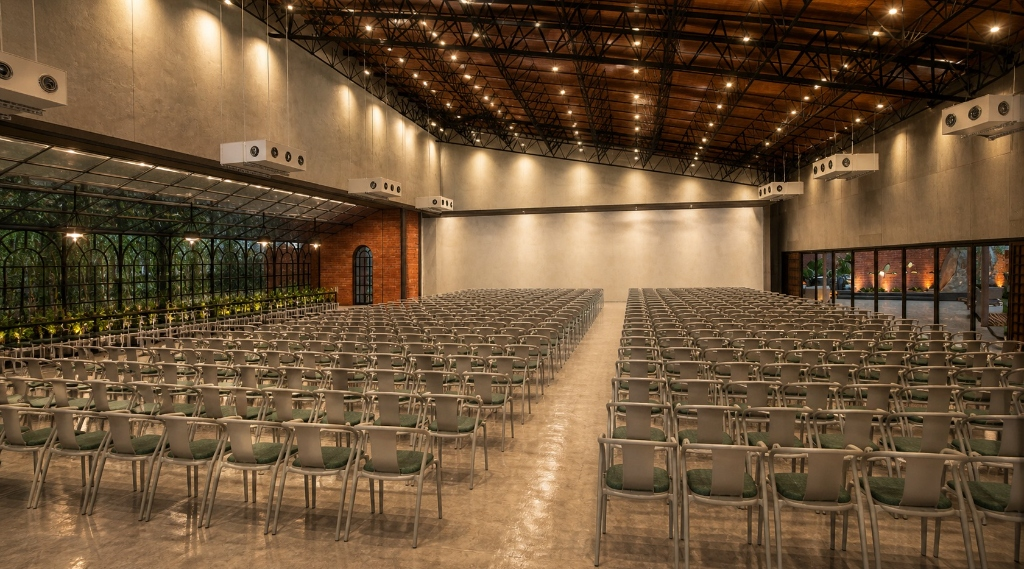
#> input picture veloura-imgs/aurelius_03.jpg, 1024 x 569 px
$ python process_new_aurelius.py veloura-imgs/aurelius_03.jpg veloura-imgs/aurelius_04.jpg
#> lines starting #> are read from the running program, lines starting #| are printed output that depends on the picture
from PIL import Image
import sys

def process(input_path, output_path):
#> called with input_path = 'veloura-imgs/aurelius_03.jpg', output_path = 'veloura-imgs/aurelius_04.jpg'
    img = Image.open(input_path).convert("RGBA")

    gray = img.convert("L")
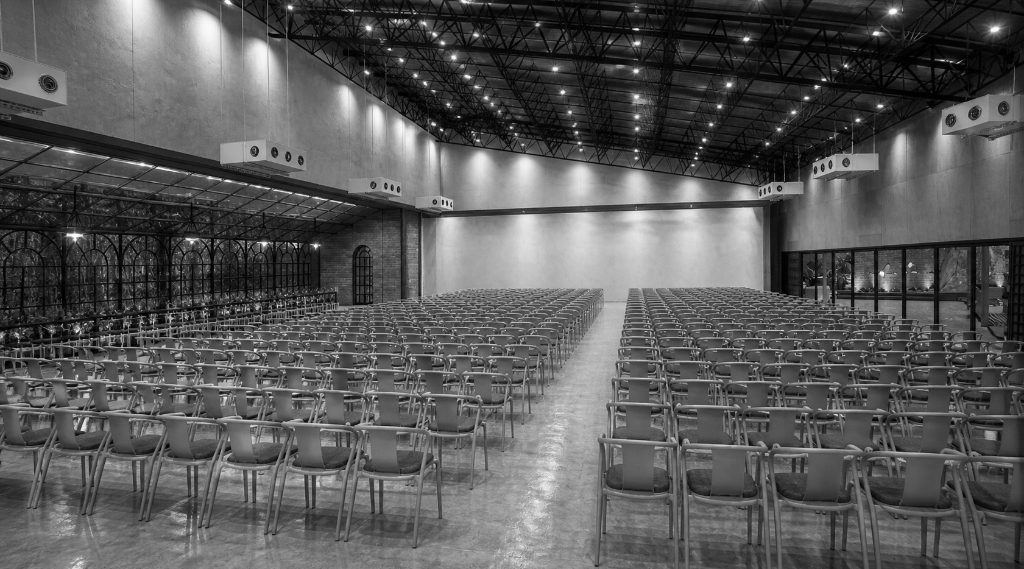
#> gray: PIL image 1024x569 L; min 0, max 254, mean 88
    target_color = (122, 51, 51)

    newData = []
    for p, g in zip(img.getdata(), gray.getdata()):
        orig_alpha = p[3]
        # Very light pixels (white background) become fully transparent
        if g > 230:
            alpha = 0
        else:
            # Darker pixels become the burgundy color with partial transparency for smooth edges
            alpha = int(((230 - g) / 230.0) * 255.0 * 1.5)
            if alpha > 255: alpha = 255
            elif alpha < 0: alpha = 0

        new_alpha = int(alpha * (orig_alpha / 255.0))
        newData.append((target_color[0], target_color[1], target_color[2], new_alpha))
#> this loop made 582656 passes
#> (p, g, new_alpha) on passes 1 to 12: ((100, 79, 52, 255), 82, 246), ((95, 74, 47, 255), 77, 254), ((101, 77, 51, 255), 81, 247), ((100, 76, 50, 255), 80, 249), ((100, 76, 50, 255), 80, 249), ((101, 77, 51, 255), 81, 247), ((100, 76, 50, 255), 80, 249), ((103, 79, 53, 255), 83, 244), ((103, 79, 53, 255), 83, 244), ((99, 75, 49, 255), 79, 251), ((99, 75, 51, 255), 79, 251), ((100, 76, 52, 255), 80, 249)
#> after the loop, newData = 582656 items

    img.putdata(newData)
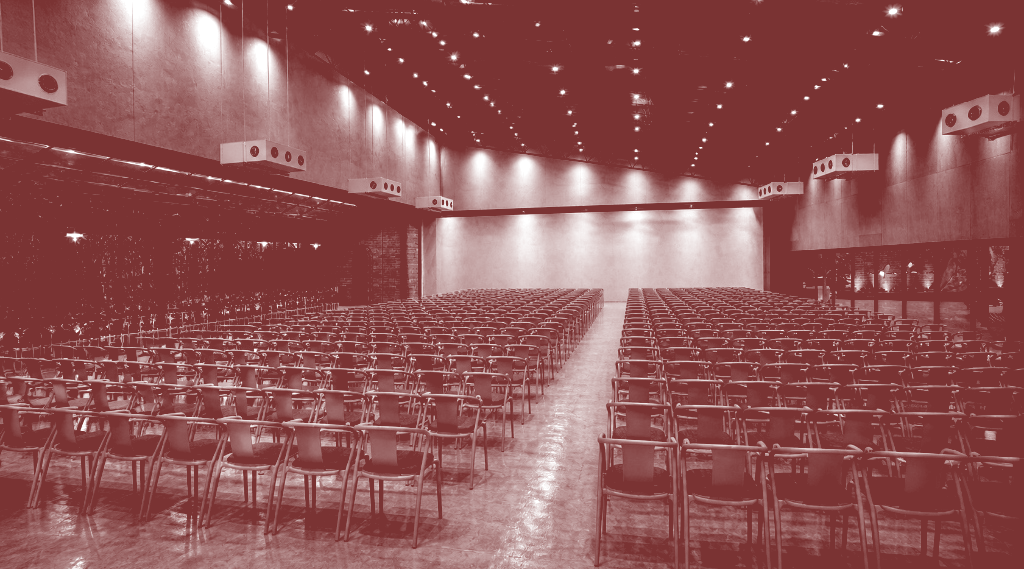
#> img: PIL image 1024x569 RGBA; mean R, G, B, A 122, 51, 51, 211; transparent parts drawn white

    # Crop away the transparent borders to ensure it's tightly framed
    bbox = img.getbbox()
#> bbox = (0, 0, 1024, 569)
    if bbox:
        img = img.crop(bbox)

    img.save(output_path, "WEBP", quality=95)

if __name__ == "__main__":
    process(sys.argv[1], sys.argv[2])

$ run again, on veloura-imgs/celestia_02.jpg
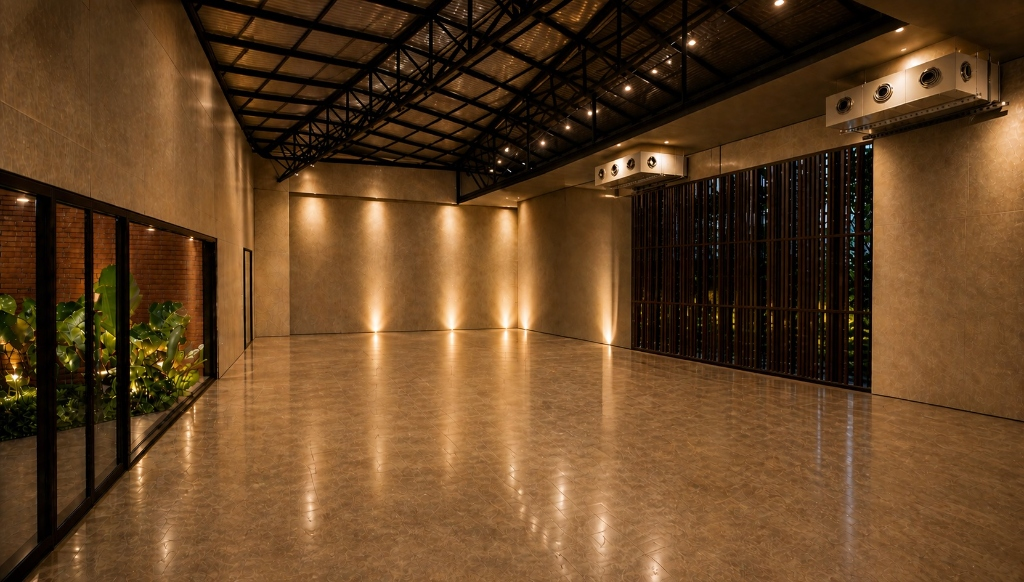
#> input picture veloura-imgs/celestia_02.jpg, 1024 x 582 px
#> in process, `gray = img.convert("L")`:
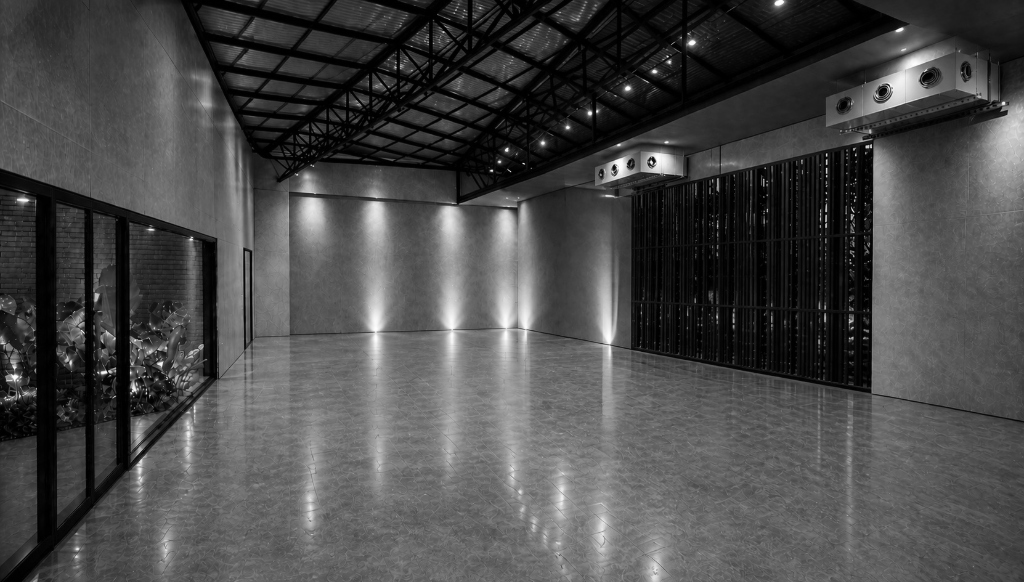
#> gray: PIL image 1024x582 L; min 0, max 254, mean 73.8
#> the loop in process, `for p, g in zip(img.getdata(), gray.getdata()):` made 595968 passes
#> (p, g) on passes 1 to 8: ((83, 53, 27, 255), 59), ((88, 58, 32, 255), 64), ((86, 56, 28, 255), 62), ((88, 58, 30, 255), 64), ((90, 61, 31, 255), 66), ((91, 62, 32, 255), 67), ((86, 57, 27, 255), 62), ((87, 58, 28, 255), 63)
#> after the loop in process, `for p, g in zip(img.getdata(), gray.getdata()):`: newData = 595968 items
#> in process, `img.putdata(newData)`:
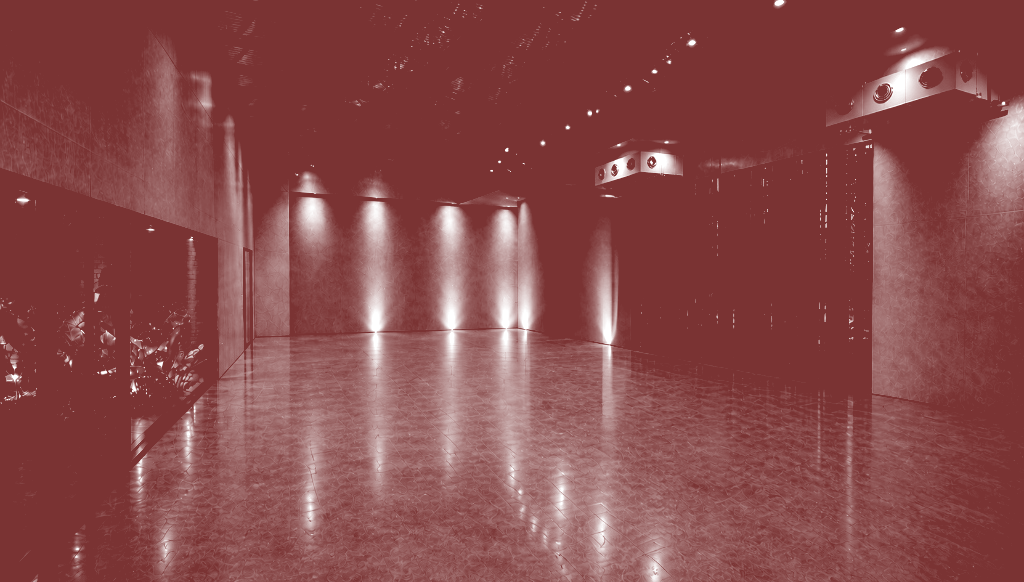
#> img: PIL image 1024x582 RGBA; mean R, G, B, A 122, 51, 51, 225.1; transparent parts drawn white
#> bbox = (0, 0, 1024, 582)

$ run again, on veloura-imgs/celestia_04.jpg
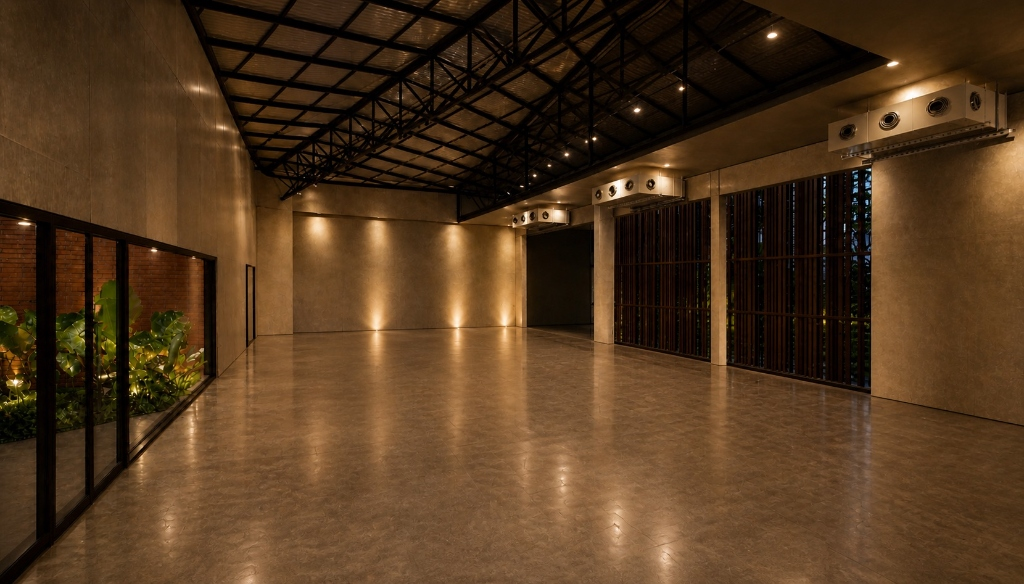
#> input picture veloura-imgs/celestia_04.jpg, 1024 x 584 px
#> in process, `gray = img.convert("L")`:
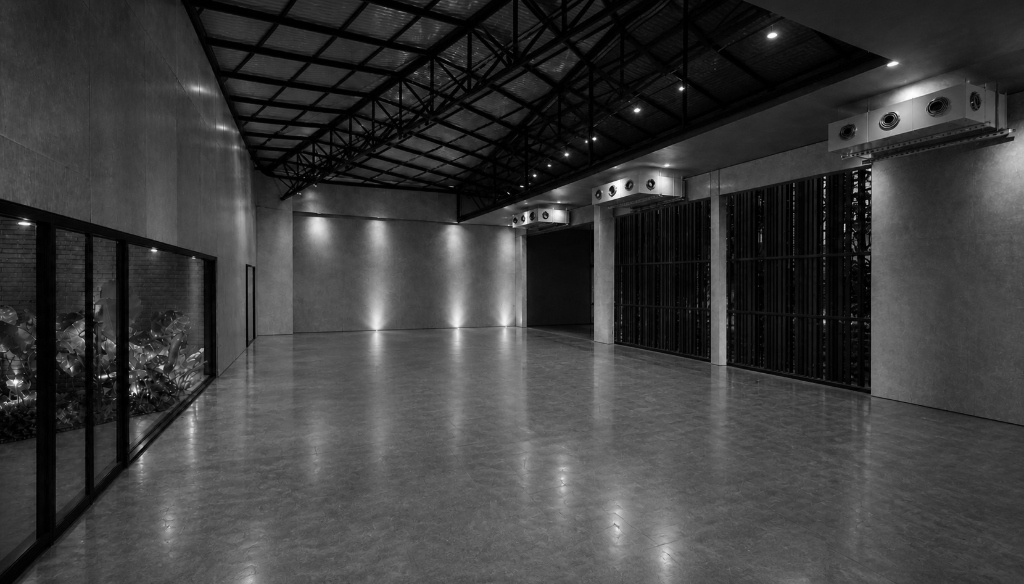
#> gray: PIL image 1024x584 L; min 0, max 254, mean 60.7
#> the loop in process, `for p, g in zip(img.getdata(), gray.getdata()):` made 598016 passes
#> (p, g) on passes 1 to 8: ((63, 42, 23, 255), 46), ((64, 43, 24, 255), 47), ((67, 46, 25, 255), 50), ((69, 48, 27, 255), 52), ((65, 44, 23, 255), 48), ((63, 42, 21, 255), 46), ((63, 41, 20, 255), 45), ((63, 41, 20, 255), 45)
#> after the loop in process, `for p, g in zip(img.getdata(), gray.getdata()):`: newData = 598016 items
#> in process, `img.putdata(newData)`:
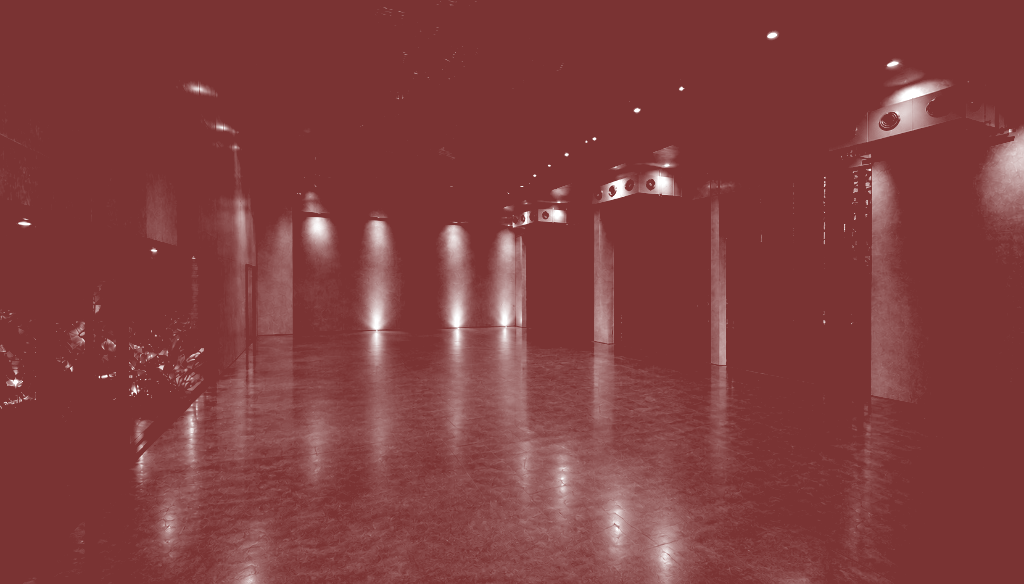
#> img: PIL image 1024x584 RGBA; mean R, G, B, A 122, 51, 51, 240.3; transparent parts drawn white
#> bbox = (0, 0, 1024, 584)

$ run again, on veloura-imgs/aurelius_04.webp
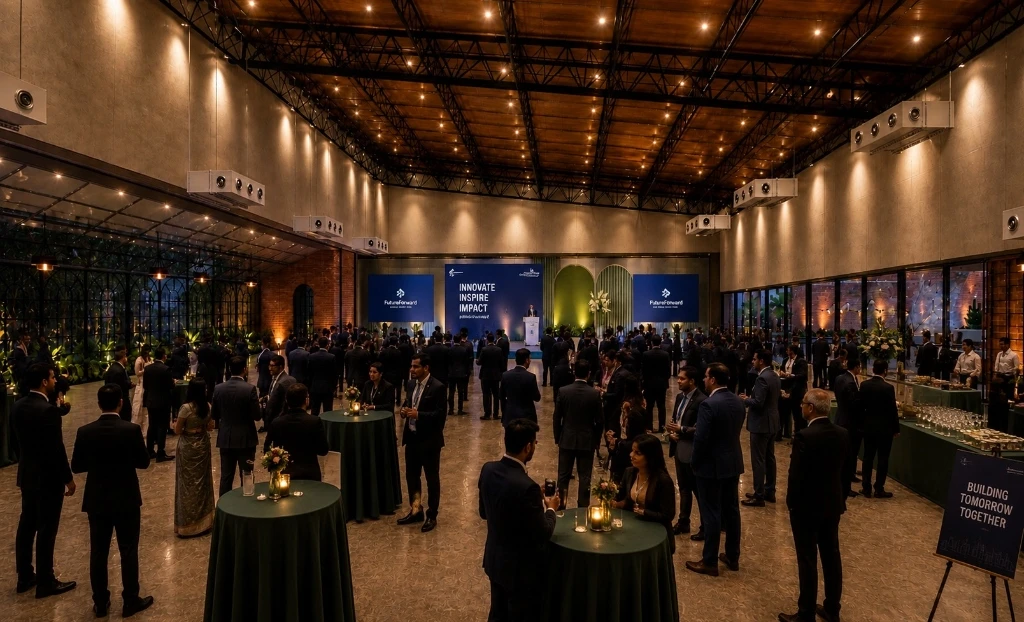
#> input picture veloura-imgs/aurelius_04.webp, 1024 x 622 px
#> in process, `gray = img.convert("L")`:
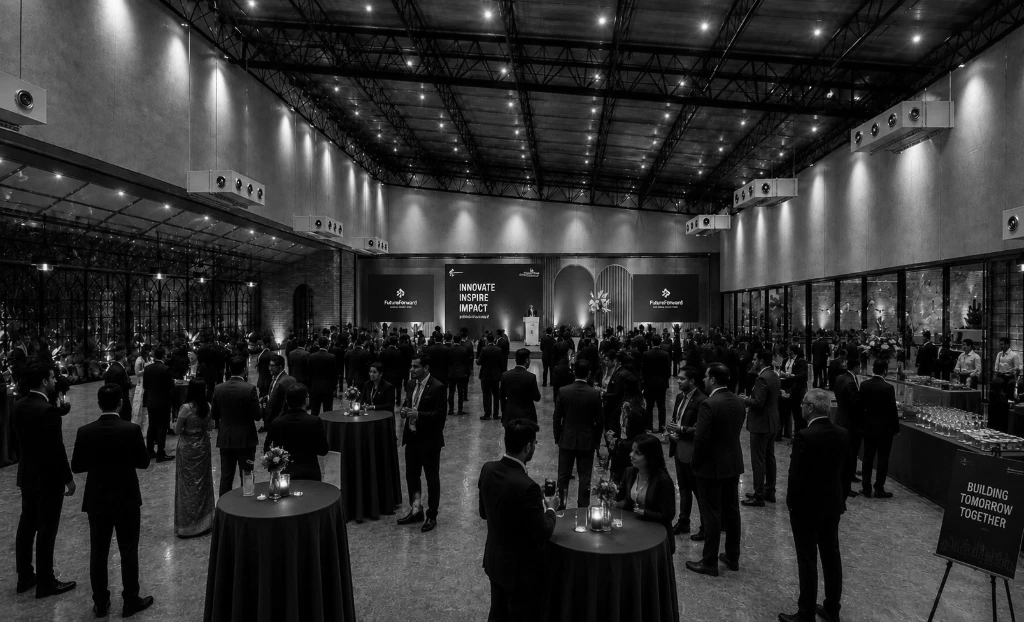
#> gray: PIL image 1024x622 L; min 0, max 254, mean 47.5
#> the loop in process, `for p, g in zip(img.getdata(), gray.getdata()):` made 636928 passes
#> (p, g, new_alpha) on passes 1 to 8: ((157, 113, 80, 255), 122, 179), ((155, 110, 78, 255), 120, 182), ((153, 108, 73, 255), 117, 187), ((152, 107, 72, 255), 116, 189), ((153, 107, 70, 255), 117, 187), ((147, 101, 64, 255), 111, 197), ((158, 112, 73, 255), 121, 181), ((160, 114, 75, 255), 123, 177)
#> after the loop in process, `for p, g in zip(img.getdata(), gray.getdata()):`: newData = 636928 items
#> in process, `img.putdata(newData)`:
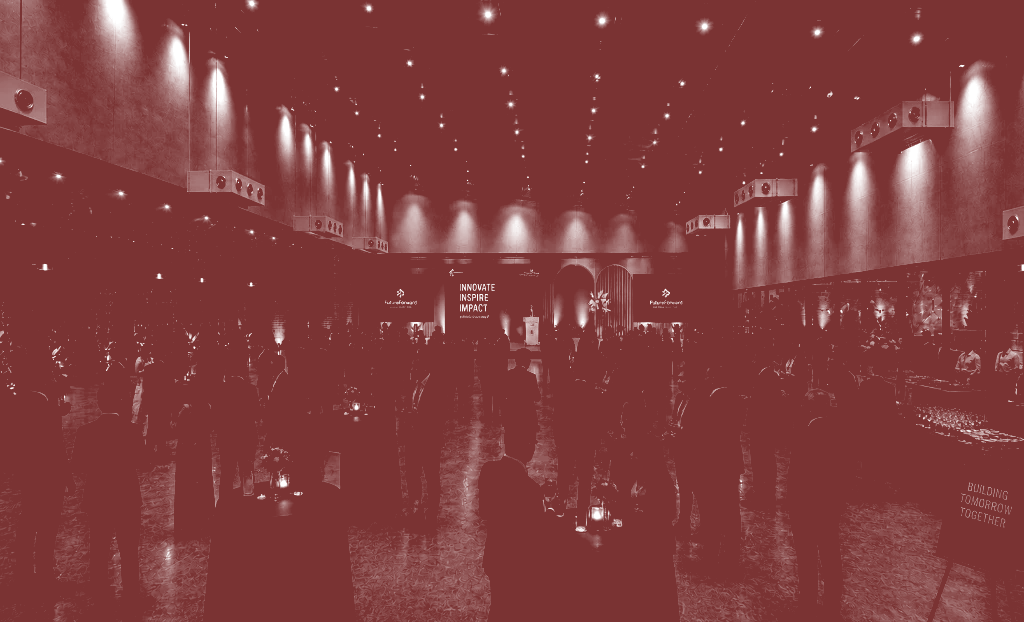
#> img: PIL image 1024x622 RGBA; mean R, G, B, A 122, 51, 51, 241.2; transparent parts drawn white
#> bbox = (0, 0, 1024, 622)
